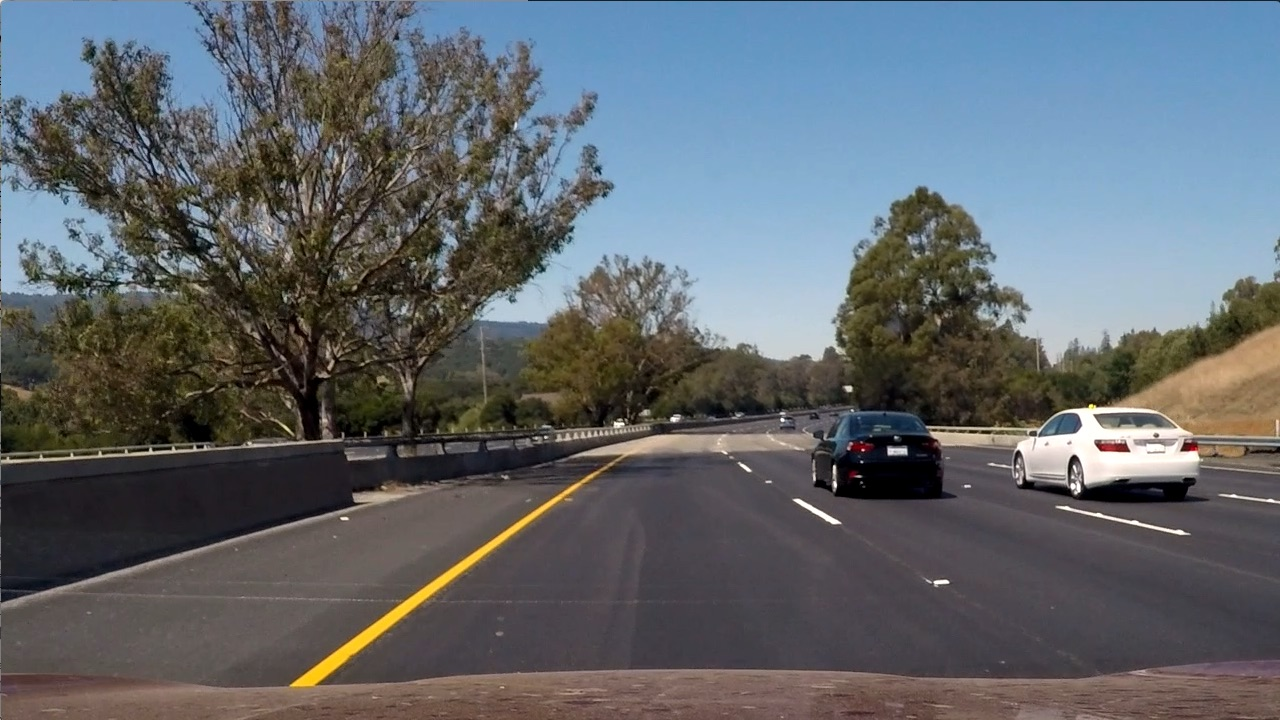
#> input picture phase2/yolo/test_image.jpg, 1280 x 720 px; its folder holds only this picture in this run
$ python -i lane.py   (imports and definitions only)   (older library calls are emulated)
#> lines starting #> are read from the running program, lines starting #| are printed output that depends on the picture; after the words box and inside, x2 and y2 are one past the last pixel; in counts of white or black regions, pixels touching at a corner belong together
import numpy as np
import cv2
import sys

def perspective_warp(img,
                     dst_size=(1280,720),
                     src=np.float32([(0.38,0.7),(0.63,0.7),(0.1,1),(1,1)]),
                     dst=np.float32([(0,0), (1, 0), (0,1), (1,1)])):
    """
    Function that generates perspective warp for a given img.

    :param img: input image
    :param dst_size: output size
    :param src: warping points in the source image
    :param dst: warping point in the dst image
    :return: returns the perspective warped image
    """
    # getting image size
    img_size = np.float32([(img.shape[1],img.shape[0])])
    # mapping warping points in the source image
    src = src* img_size
    # mapping warping points in the destination image
    dst = dst * np.float32(dst_size)
    # Given src and dst points, calculate the perspective transform matrix
    M = cv2.getPerspectiveTransform(src, dst)
    # Warp the image using OpenCV warpPerspective()
    warped = cv2.warpPerspective(img, M, dst_size)
    return warped

def inv_perspective_warp(img,
                     dst_size=(1280,720),
                     src=np.float32([(0,0), (1, 0), (0,1), (1,1)]),
                     dst=np.float32([(0.38,0.7),(0.63,0.7),(0.1,1),(1,1)])):
    """
    Function that generates inverse perspective warp for a given img.

    :param img: input image
    :param dst_size: output size
    :param src: warping points in the source image
    :param dst: warping point in the dst image
    :return: returns the inverse perspective warped image
    """
    # getting image size
    img_size = np.float32([(img.shape[1],img.shape[0])])
    # mapping warping points in the source image
    src = src * img_size
    # mapping warping points in the destination image
    dst = dst * np.float32(dst_size)
    # Given src and dst points, calculate the perspective transform matrix
    M = cv2.getPerspectiveTransform(src, dst)
    # Warp the image using OpenCV warpPerspective()
    warped = cv2.warpPerspective(img, M, dst_size)
    return warped

def get_hist(img):
    """
    Function that generates histogram for a given img.

    :param img: input image
    :return: returns the histogram of the image
    """
    # getting the histogram of the image by summing all points in the lower half the image
    hist = np.sum(img[img.shape[0]//2:,:], axis=0)
    return hist

def abs_sobel_thresh(gray, orient='x', thresh=(0, 255)):
    """
    Function that generates absolute sobel threshold for a given gray img.

    :param gray: input image
    :param orient: orientation of the gradient
    :param thresh: min and max threshold values
    :return: returns the absolute sobel thresholded image
    """
    # Apply x gradient with the OpenCV Sobel() function
    # and take the absolute value
    if orient == 'x':
        abs_sobel = np.absolute(cv2.Sobel(gray, cv2.CV_64F, 1, 0))
    # Rescale back to 8 bit integer
    scaled_sobel = np.uint8(255*abs_sobel/np.max(abs_sobel))
    # create a zero numpy array with the same size as scaled_sobel
    binary_output = np.zeros_like(scaled_sobel)
    # apply threshold
    binary_output[(scaled_sobel >= thresh[0]) & (scaled_sobel <= thresh[1])] = 1
    # Return the result
    sobel_mask = binary_output
    return sobel_mask


def dir_threshold(gray, sobel_kernel=3, thresh=(0, np.pi/2)):
    """
    Function that generates direction threshold for a given gray img.

    :param gray: input image
    :param sobel_kernel: kernel size
    :param thresh: min and max threshold values
    :return: returns the direction thresholded image
    """
    # Apply x gradient with the OpenCV Sobel() function
    sobelx = cv2.Sobel(gray, cv2.CV_64F, 1, 0, ksize=sobel_kernel)
    # Apply y gradient with the OpenCV Sobel() function
    sobely = cv2.Sobel(gray, cv2.CV_64F, 0, 1, ksize=sobel_kernel)
    # Take the absolute value of the gradient direction,
    absgraddir = np.arctan2(np.absolute(sobely), np.absolute(sobelx))
    # Create an empty numpy array with the same size as absgraddir
    binary_output =  np.zeros_like(absgraddir)
    # apply a threshold
    binary_output[(absgraddir >= thresh[0]) & (absgraddir <= thresh[1])] = 1
    # Return the binary image
    dir_mask = binary_output
    return dir_mask


def combine_thresh(img, s_thresh=(100, 255), l_thresh=(120, 255)):
    """
    Function that generates combined threshold for a given img.

    :param img: input image
    :param s_thresh: min and max threshold values for the s channel
    :param l_thresh: min and max threshold values for the l channel
    :return: returns the combined thresholded image
    """
    # Convert to grayscale
    gray = cv2.cvtColor(img, cv2.COLOR_RGB2GRAY)
    # Getting image size
    height, width = gray.shape

    # Apply absolute sobel threshold for the x gradient
    grad_x = abs_sobel_thresh(gray, 'x', thresh=(10, 200))
    # Apply direction sobel threshold for the x and y gradients
    dir_binary = dir_threshold(gray, thresh=(np.pi/6, np.pi/2))
    # Combining input from the two thresholds
    combined = ((grad_x == 1) & (dir_binary == 1))

    # R & G thresholds so that yellow lanes are detected well.
    color_threshold = 150
    R = img[:,:,0]
    G = img[:,:,1]
    # Creating an all zeros numpy array with the same size as the R channel
    color_combined = np.zeros_like(R)
    # Apply thresholds to the R and G channel
    r_g_condition = (R > color_threshold) & (G > color_threshold)

    # Convert from rgb to hls color space
    hls = cv2.cvtColor(img, cv2.COLOR_RGB2HLS)
    # Getting the S channel
    s_channel = hls[:,:,2]
    # Getting the L channel
    l_channel = hls[:,:,1]
    # Apply thresholds to the S channel
    s_condition = (s_channel > s_thresh[0]) & (s_channel <= s_thresh[1])

    # Apply thresholds to the L channel
    l_condition = (l_channel > l_thresh[0]) & (l_channel <= l_thresh[1])

    # Combine the two thresholds
    color_combined[(r_g_condition & l_condition) & (s_condition | combined)] = 1

    # Create an all zeros numpy arrays with the same size as the image
    mask = np.zeros_like(color_combined)
    # Setting the region of interest
    region_of_interest_vertices = np.array([[180,height-1], [width/2, int(0.55*height)], [width-80, height-1]], dtype=np.int32)
    # Apply the region of interest
    cv2.fillPoly(mask, [region_of_interest_vertices], 1)
    thresholded = cv2.bitwise_and(color_combined, mask)

    return thresholded


left_a, left_b, left_c = [],[],[]
right_a, right_b, right_c = [],[],[]

def sliding_window(img, nwindows=9, margin=150, minpix = 1, draw_windows=True):
    """
    Function that generates a sliding window for a given img.

    :param img: input image
    :param nwindows: number of windows
    :param margin: margin for the windows (half the width of a single window)
    :param minipix: minimum number of pixels for a window to be considered
    :param draw_windows: boolean to draw the windows
    :return: returns out_img, and the left and right lane lines
    """
    global left_a, left_b, left_c,right_a, right_b, right_c
    left_fit_= np.empty(3)
    right_fit_ = np.empty(3)

    # Creating a three channel to apply the sliding window
    out_img = np.dstack((img, img, img))*255

    # Getting the histogram of the image
    histogram = get_hist(img)

    # find peaks of leftmost and rightmost quarters
    midpoint = int(histogram.shape[0]/4)
    leftx_base = np.argmax(histogram[:midpoint])
    rightx_base = np.argmax(histogram[midpoint*3:]) + midpoint*3

    # Set height of windows
    window_height = np.int(img.shape[0]/nwindows)

    # Identify the x and y positions of all nonzero pixels in the image
    nonzero = img.nonzero()
    nonzeroy = np.array(nonzero[0])
    nonzerox = np.array(nonzero[1])

    # Current positions to be updated for each window
    leftx_current = leftx_base
    rightx_current = rightx_base

    # Create empty lists to receive left and right lane pixel indices
    left_lane_inds = []
    right_lane_inds = []

    # Step through the windows one by one
    for window in range(nwindows):
        # Identify window boundaries in x and y (and right and left)
        win_y_low = img.shape[0] - (window+1)*window_height
        win_y_high = img.shape[0] - window*window_height
        win_xleft_low = leftx_current - margin
        win_xleft_high = leftx_current + margin
        win_xright_low = rightx_current - margin
        win_xright_high = rightx_current + margin
        # Draw the windows on the visualization image
        if draw_windows == True:
            cv2.rectangle(out_img,(win_xleft_low,win_y_low),(win_xleft_high,win_y_high),
            (100,255,255), 3)
            cv2.rectangle(out_img,(win_xright_low,win_y_low),(win_xright_high,win_y_high),
            (100,255,255), 3)
        # Identify the nonzero pixels in x and y within the window
        good_left_inds = ((nonzeroy >= win_y_low) & (nonzeroy < win_y_high) &
        (nonzerox >= win_xleft_low) &  (nonzerox < win_xleft_high)).nonzero()[0]

        good_right_inds = ((nonzeroy >= win_y_low) & (nonzeroy < win_y_high) &
        (nonzerox >= win_xright_low) &  (nonzerox < win_xright_high)).nonzero()[0]
        # Append these indices to the lists
        left_lane_inds.append(good_left_inds)
        right_lane_inds.append(good_right_inds)
        # If you found > minpix pixels, recenter next window on their mean position
        if len(good_left_inds) > minpix:
            leftx_current = np.int(np.mean(nonzerox[good_left_inds]))

        if len(good_right_inds) > minpix:
            rightx_current = np.int(np.mean(nonzerox[good_right_inds]))


    # Concatenate the arrays of indices)
    left_lane_inds = np.concatenate(left_lane_inds)
    right_lane_inds = np.concatenate(right_lane_inds)

    # Extract left and right line pixel positions
    leftx = nonzerox[left_lane_inds]
    lefty = nonzeroy[left_lane_inds]
    rightx = nonzerox[right_lane_inds]
    righty = nonzeroy[right_lane_inds]

    # Fit a second order polynomial to each

    if(left_lane_inds.size > 1500 and right_lane_inds.size > 1500):
        left_fit = np.polyfit(lefty, leftx, 2)

        left_a.append(left_fit[0])
        left_b.append(left_fit[1])
        left_c.append(left_fit[2])

        right_fit = np.polyfit(righty, rightx, 2)

        right_a.append(right_fit[0])
        right_b.append(right_fit[1])
        right_c.append(right_fit[2])

    else:
        left_a.append(left_a[-15])
        left_b.append(left_b[-15])
        left_c.append(left_c[-15])

        right_a.append(right_a[-15])
        right_b.append(right_b[-15])
        right_c.append(right_c[-15])

    left_fit_[0] = np.mean(left_a[-10:])
    left_fit_[1] = np.mean(left_b[-10:])
    left_fit_[2] = np.mean(left_c[-10:])

    right_fit_[0] = np.mean(right_a[-10:])
    right_fit_[1] = np.mean(right_b[-10:])
    right_fit_[2] = np.mean(right_c[-10:])

    # Generate x and y values for plotting
    ploty = np.linspace(0, img.shape[0]-1, img.shape[0] )
    left_fitx = left_fit_[0]*ploty**2 + left_fit_[1]*ploty + left_fit_[2]
    right_fitx = right_fit_[0]*ploty**2 + right_fit_[1]*ploty + right_fit_[2]

    out_img[nonzeroy[left_lane_inds], nonzerox[left_lane_inds]] = [0, 255, 0]
    out_img[nonzeroy[right_lane_inds], nonzerox[right_lane_inds]] = [255, 255, 0]

    return out_img, (left_fitx, right_fitx), (left_fit_, right_fit_), ploty

def get_curve(img, leftx, rightx):
    """
    Calculate the radius of curvature in meters for both lane lines

    :param img: input image
    :param leftx: x-values of the left lane line pixels
    :param rightx: x-values of the right lane line pixels
    :return: radius of curvature of left and right lane lines in meters, and the offset of the vehicle from the center of the lane
    """
    # Define conversions in x and y from pixels space to meters
    ploty = np.linspace(0, img.shape[0]-1, img.shape[0])
    y_eval = np.max(ploty)
    ym_per_pix = 30.5/720 # meters per pixel in y dimension
    xm_per_pix = 3.7/720 # meters per pixel in x dimension

    # Fit new polynomials to x,y in world space
    left_fit_cr = np.polyfit(ploty*ym_per_pix, leftx*xm_per_pix, 2)
    right_fit_cr = np.polyfit(ploty*ym_per_pix, rightx*xm_per_pix, 2)
    # Calculate the new radii of curvature
    left_curverad = ((1 + (2*left_fit_cr[0]*y_eval*ym_per_pix + left_fit_cr[1])**2)**1.5) / np.absolute(2*left_fit_cr[0])
    right_curverad = ((1 + (2*right_fit_cr[0]*y_eval*ym_per_pix + right_fit_cr[1])**2)**1.5) / np.absolute(2*right_fit_cr[0])

    # getting the offset of the vehicle from the center of the lane
    car_pos = img.shape[1]/2
    l_fit_x_int = left_fit_cr[0]*img.shape[0]**2 + left_fit_cr[1]*img.shape[0] + left_fit_cr[2]
    r_fit_x_int = right_fit_cr[0]*img.shape[0]**2 + right_fit_cr[1]*img.shape[0] + right_fit_cr[2]
    lane_center_position = (r_fit_x_int + l_fit_x_int) /2
    center = (car_pos - lane_center_position) * xm_per_pix / 10
    # Now our radius of curvature is in meters
    return (left_curverad, right_curverad, center)


def draw_lanes(img, left_fit, right_fit):
    """
    Draw the detected lane lines on the input image

    :param img: input image
    :param left_fit: coefficients of the left lane line polynomial
    :param right_fit: coefficients of the right lane line polynomial
    :return: returns the image with the lane lines drawn on it
    """
    ploty = np.linspace(0, img.shape[0]-1, img.shape[0])
    color_img = np.zeros_like(img)

    left = np.array([np.transpose(np.vstack([left_fit, ploty]))])
    right = np.array([np.flipud(np.transpose(np.vstack([right_fit, ploty])))])

    points = np.hstack((left, right))

    cv2.polylines(color_img, np.int32(left), False, color=(0, 255, 0), thickness=25)
    cv2.polylines(color_img, np.int32(right), False, color=(255, 255, 0), thickness=25)

    cv2.fillPoly(color_img, np.int_(points), (0,0,255))
    inv_perspective = inv_perspective_warp(color_img)
    inv_perspective = cv2.addWeighted(img, 1, inv_perspective, 0.7, 0)
    return inv_perspective


def vconcat_resize_min(im_list, interpolation=cv2.INTER_CUBIC):
    w_min = min(im.shape[1] for im in im_list)
    im_list_resize = [cv2.resize(im, (w_min, int(im.shape[0] * w_min / im.shape[1])), interpolation=interpolation)
                      for im in im_list]
    return cv2.vconcat(im_list_resize)

def hconcat_resize_min(im_list, interpolation=cv2.INTER_CUBIC):
    h_min = min(im.shape[0] for im in im_list)
    im_list_resize = [cv2.resize(im, (int(im.shape[1] * h_min / im.shape[0]), h_min), interpolation=interpolation)
                      for im in im_list]
    return cv2.hconcat(im_list_resize)

def concat_tile_resize(im_list_2d, interpolation=cv2.INTER_CUBIC):
    im_list_v = [hconcat_resize_min(im_list_h, interpolation=cv2.INTER_CUBIC) for im_list_h in im_list_2d]
    return vconcat_resize_min(im_list_v, interpolation=cv2.INTER_CUBIC)


def vid_pipeline(img):
    """
    Pipeline for video processing

    :param img: input image
    :return: returns the image after the whole pipline
    """
    global running_avg
    global index
    img_thresh = combine_thresh(img)
    img_warp = perspective_warp(img_thresh)
    out_img, curves, lanes, ploty = sliding_window(img_warp, draw_windows=True)
    curverad = get_curve(img, curves[0], curves[1])
    lane_curve = np.mean([curverad[0], curverad[1]])
    img = draw_lanes(img, curves[0], curves[1])

    img_thresh = np.dstack((img_thresh, img_thresh, img_thresh))*255
    img_warp = np.dstack((img_warp, img_warp, img_warp))*255

    font = cv2.FONT_HERSHEY_SIMPLEX
    fontColor = (255, 255, 255)
    fontSize=0.7
    cv2.putText(img, 'Lane Curvature: {:.0f} m'.format(lane_curve), (540, 620), font, fontSize, fontColor, 2)
    cv2.putText(img, 'Vehicle offset: {:.4f} m'.format(curverad[2]), (540, 650), font, fontSize, fontColor, 2)
    img_tile = concat_tile_resize([[img],
                                   [img_thresh ,img_warp , out_img]])

    img_tile = cv2.resize(img_tile,(1280,720))
    ret_img = img
    if 'debugging_mode' in globals():
        if debugging_mode == "1":
            ret_img = img_tile

    return ret_img


# [10 lines not run here, left out]

>>> import cv2
>>> picture = cv2.cvtColor(cv2.imread('phase2/yolo/test_image.jpg'), cv2.COLOR_BGR2RGB)
>>> result = vid_pipeline(picture)
#> in combine_thresh, `grad_x = abs_sobel_thresh(gray, 'x', thresh=(10, 200))`:
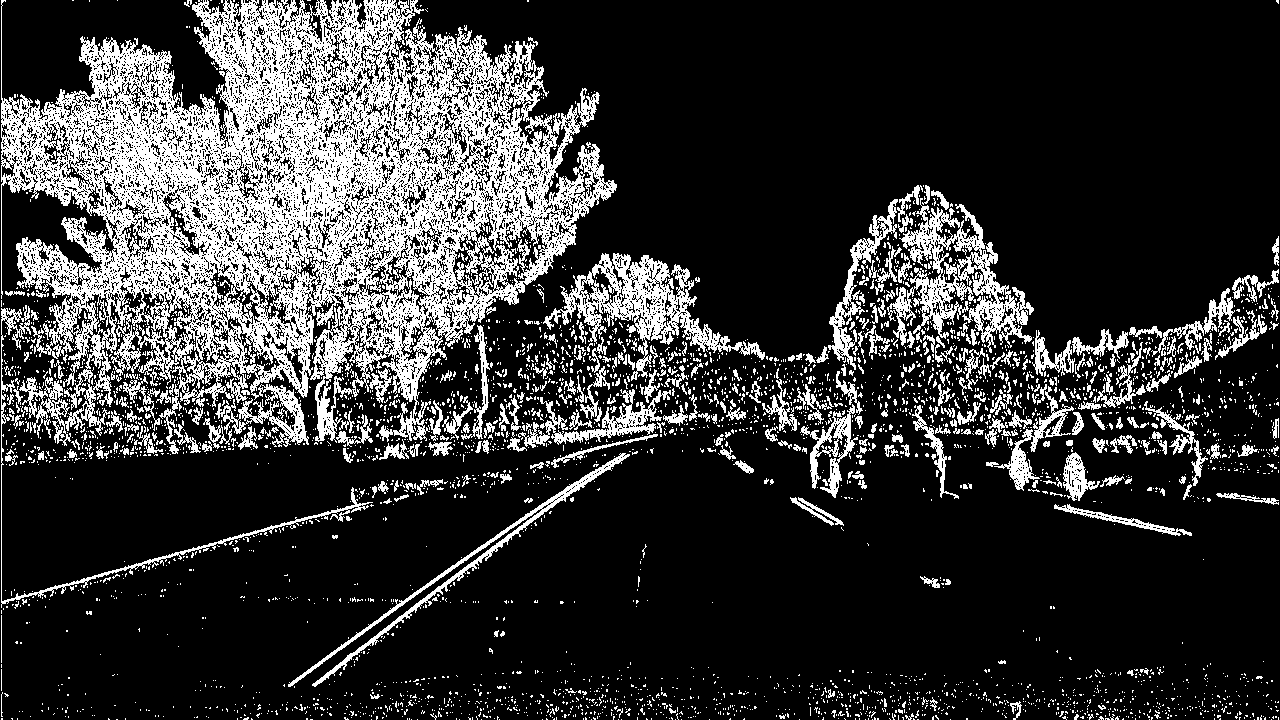
#> grad_x: shape (720, 1280); values 0 (black) and 1 (white), 21.4% white; 4208 white regions (3839 under 20 px), largest, box (x1, y1, x2, y2) and area: (1, 0, 617, 454) 125554, (887, 198, 1034, 353) 7276, (543, 253, 765, 381) 7088
#> in combine_thresh, `s_channel = hls[:,:,2]`:
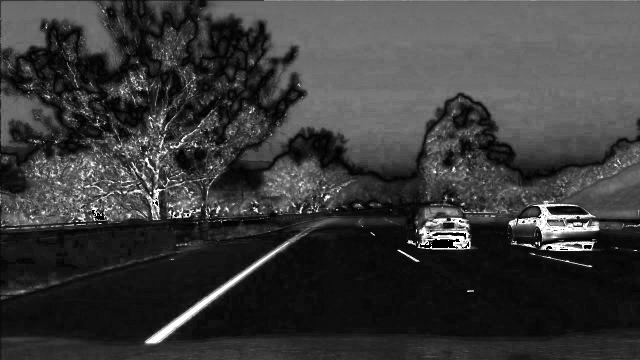
#> s_channel: shape (720, 1280) (shown at 1/2 size); min 0, max 255, mean 57.5
#> in combine_thresh, `l_condition = (l_channel > l_thresh[0]) & (l_channel <= l_thresh[1])`:
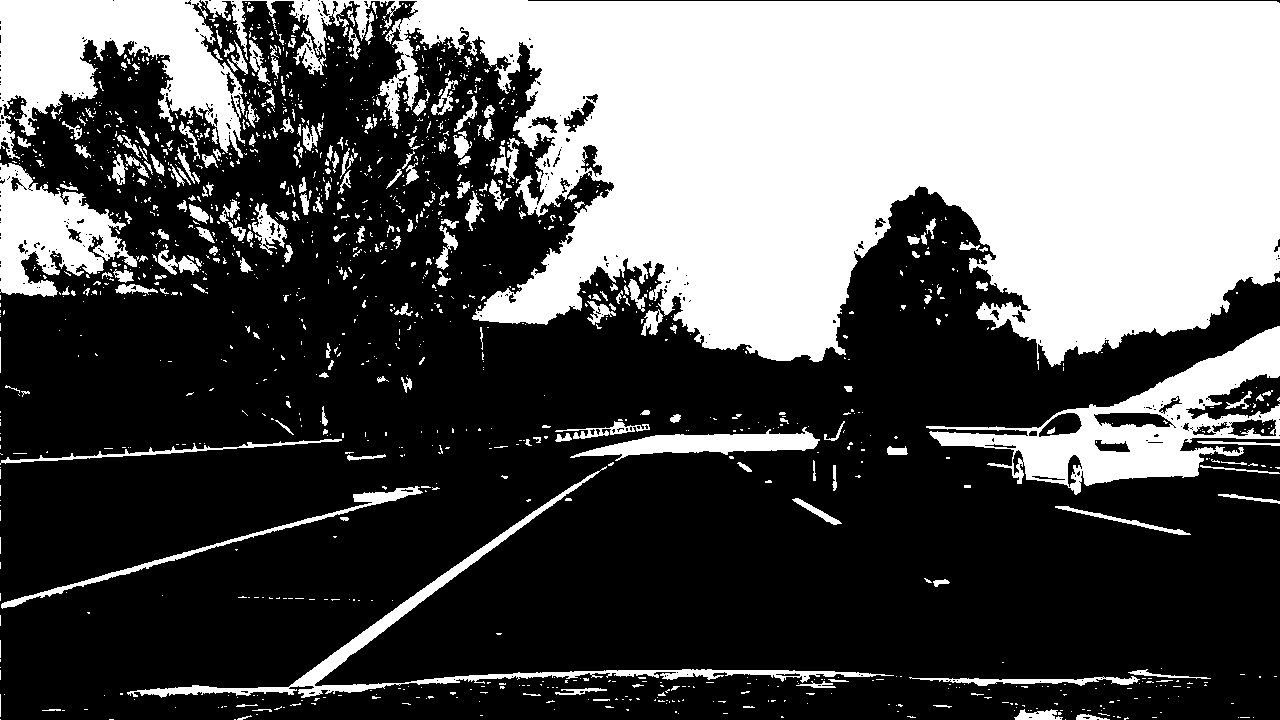
#> l_condition: shape (720, 1280) bool; 35.1% white; 1473 white regions (1232 under 20 px), largest, box (x1, y1, x2, y2) and area: (201, 0, 1280, 367) 234667, (0, 0, 245, 159) 20479, (926, 326, 1280, 495) 18279
#> in combine_thresh, `cv2.fillPoly(mask, [region_of_interest_vertices], 1)`:
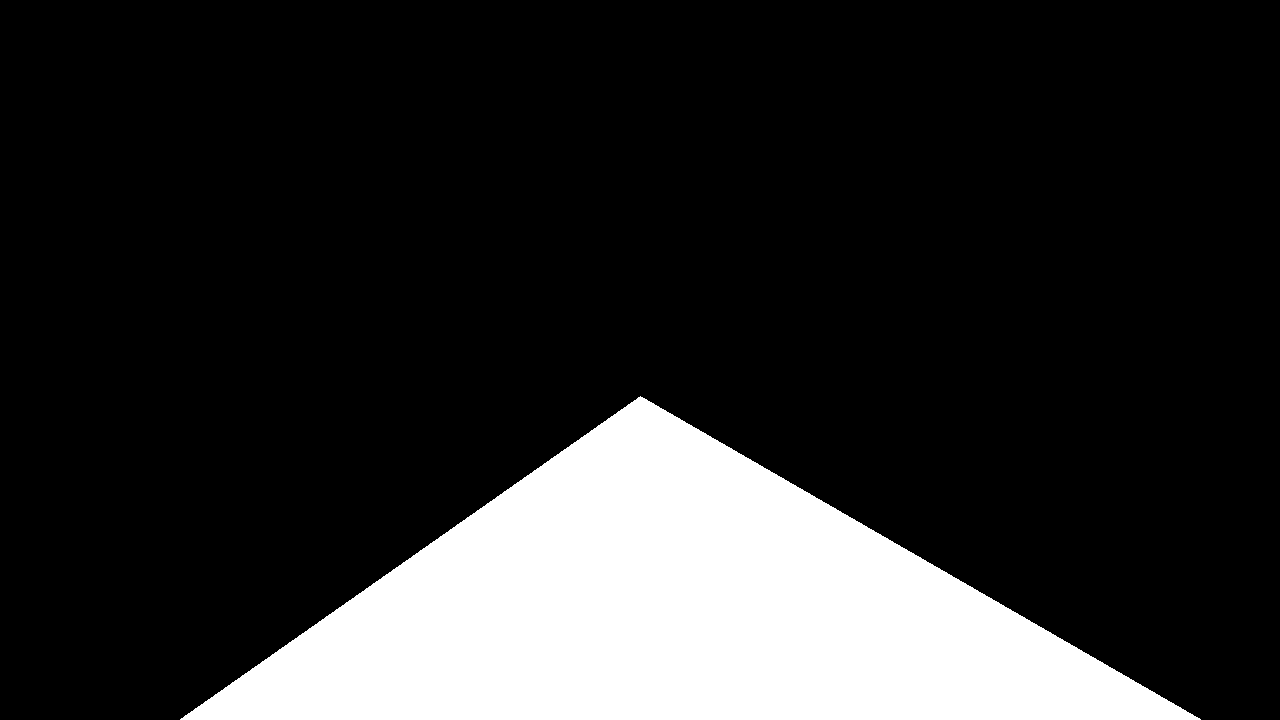
#> mask: shape (720, 1280); values 0 (black) and 1 (white), 18% white; 1 white region, box (x1, y1, x2, y2) and area: (180, 396, 1201, 720) 165751
#> (the rest of the program and of its run is left out)
